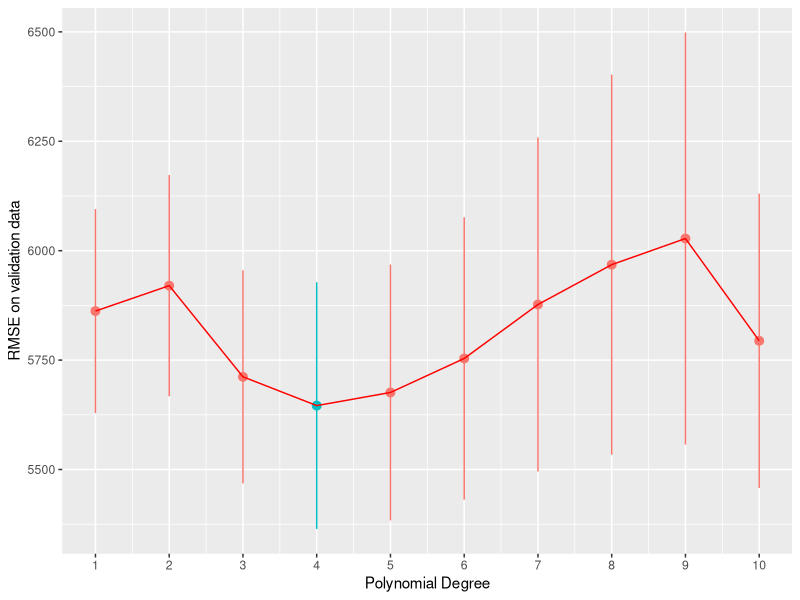
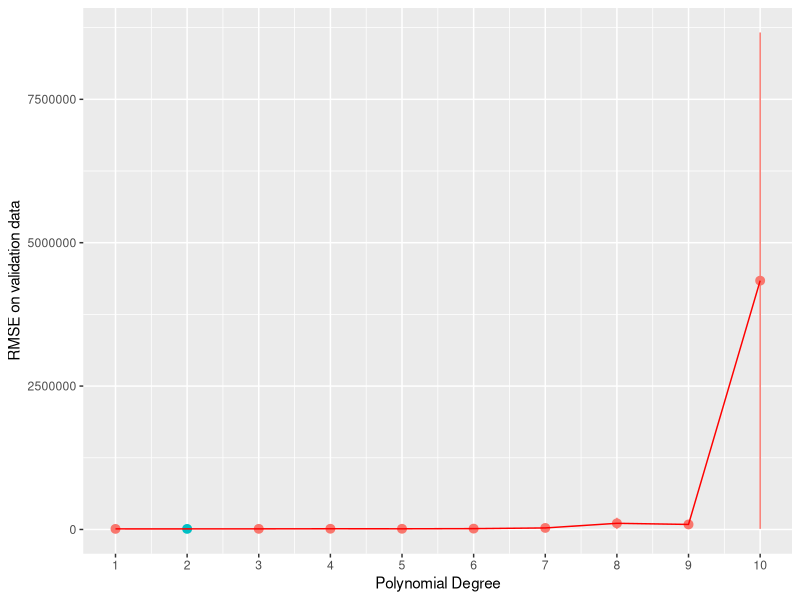
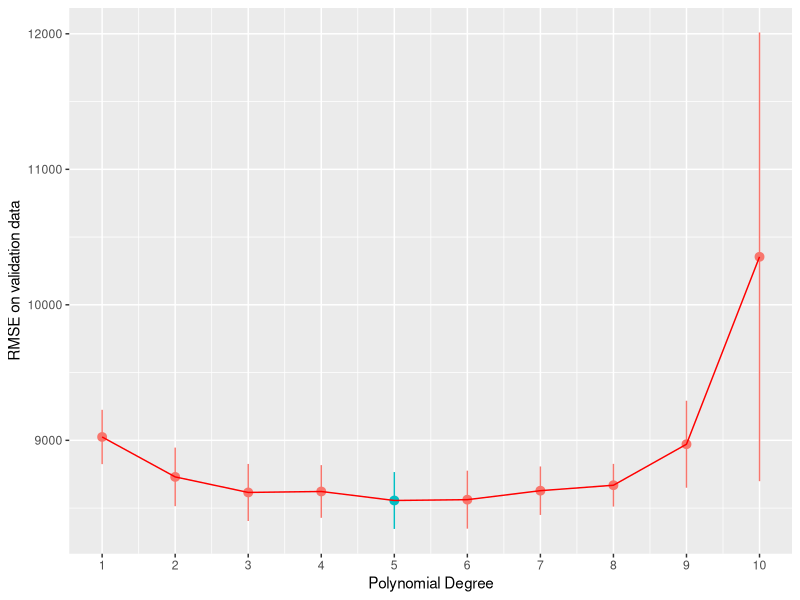
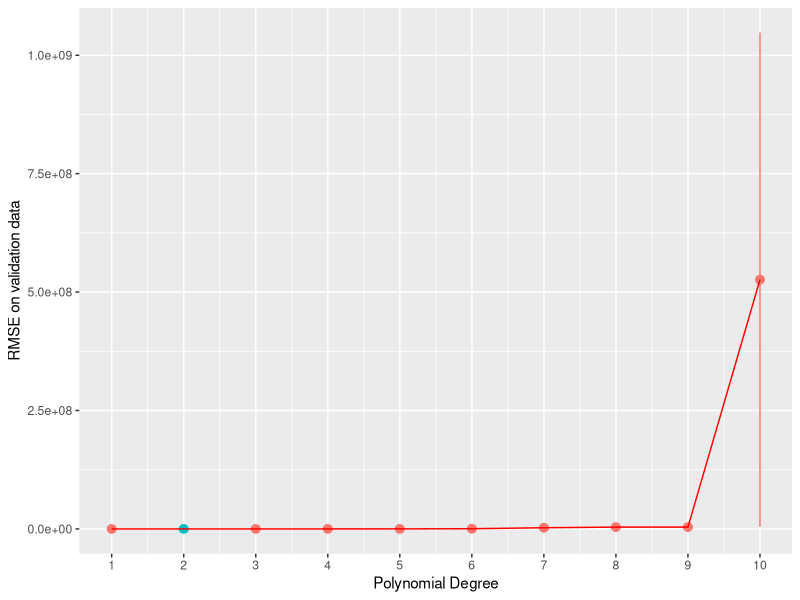
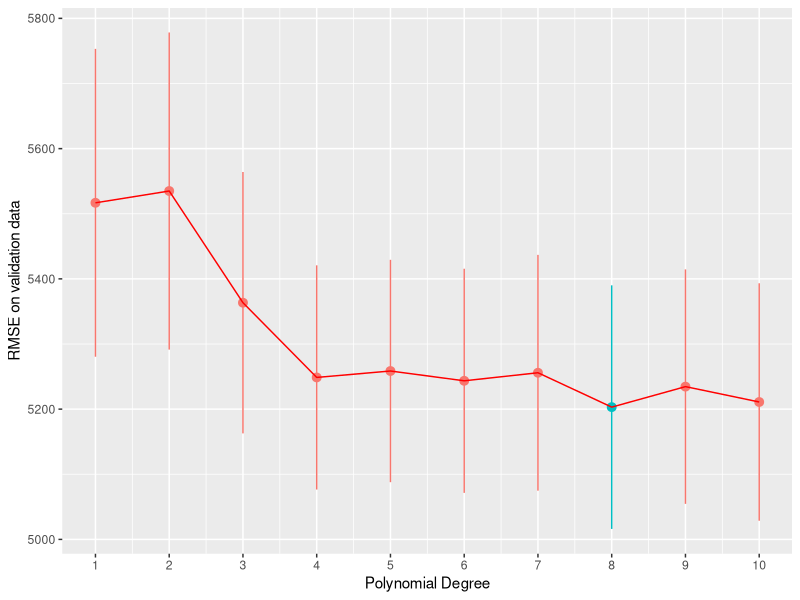
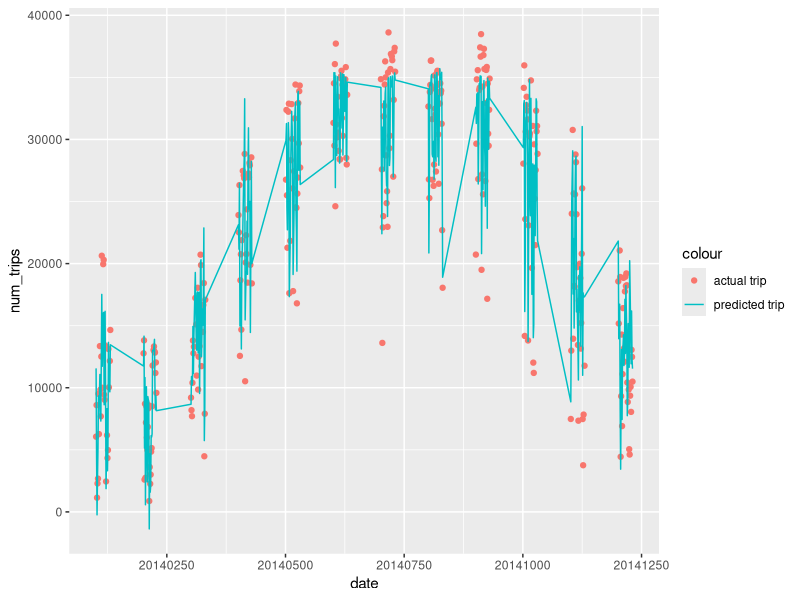
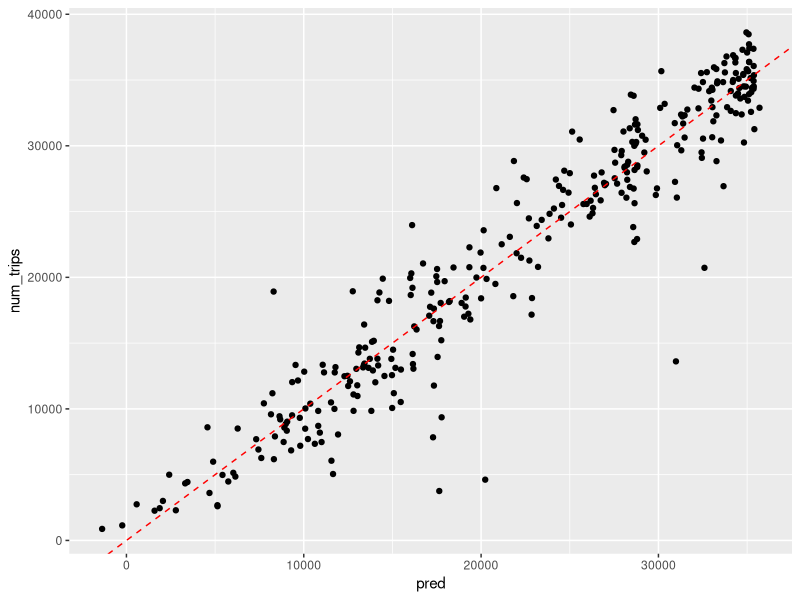
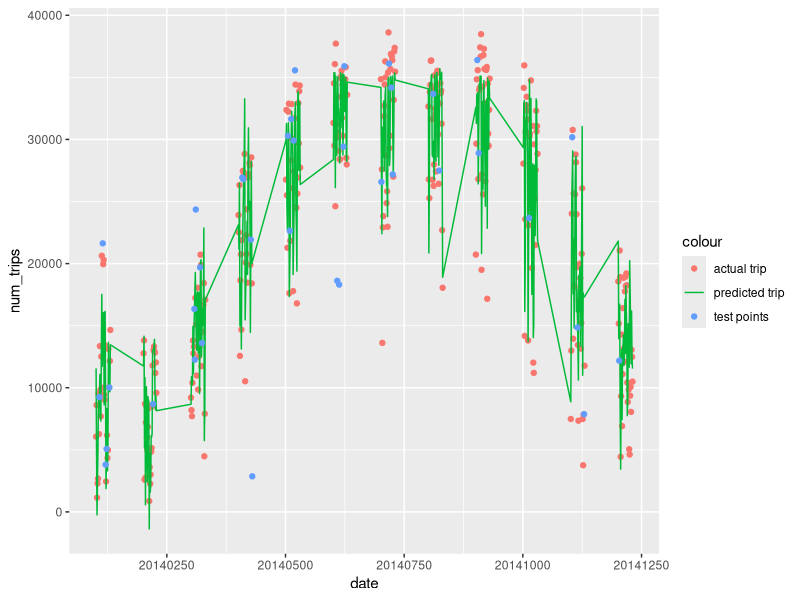

Write R code to recreate these figures, in order. (Note: this script raises an error after producing the figures.)
## ---- chunk 1
library(tidyverse)
library(modelr)
## ---- chunk 2
trips_per_day <- read.csv("./week3/trips_per_day.tsv", sep = "\t")
head(trips_per_day)
## ---- chunk 3

trips_per_day<- trips_per_day |>
    mutate(is_weekend = as.numeric(wday(ymd) == 1 | wday(ymd) ==7 ))

## ---- chunk 4
trips_per_day <- trips_per_day |>
    mutate(season = case_when(
        month(ymd) >= 3 & month(ymd) <= 5 ~ 1,
        month(ymd) >= 6 & month(ymd) <= 8 ~ 2,
        month(ymd) >= 9 & month(ymd) <= 11 ~ 3,
        month(ymd) == 2 ~ 4,
        month(ymd) == 1 ~ 4,
        month(ymd) == 12 ~ 4,
    )) |>
    mutate(season = as.factor(season))
## ---- chunk 5
set.seed(42) # use 1947 for better result
num_days <- nrow(trips_per_day)
frac_train_test <- 0.9
num_train <- floor(num_days * frac_train_test)

# randomly sample rows for the training set
ndx <- sample(1 : num_days, num_train, replace = F)

trips_per_day_train <- trips_per_day[ndx, ]
trips_per_day_test <- trips_per_day[-ndx, ]

# K-fold
num_folds <- 5

trips_per_day_train <- trips_per_day_train |>
    mutate(fold = (row_number() %% num_folds) + 1)


## ---- chunk 6

K <- 1:10

avg_validate_err <- c()
se_validate_err <- c()


for(k in K) {

    validate_err <- c()
    for (f in 1:num_folds) {
        # fit on the training data
        model <- lm(num_trips ~ poly(tmin, k, raw=T), data=filter(trips_per_day_train, fold != f))

        # evaluate on the validation data
        trips_per_day_validate <- filter(trips_per_day_train, fold == f)
        validate_err[f] <- sqrt(mean((predict(model, trips_per_day_validate) - trips_per_day_validate$num_trips)^2))
    }
  avg_validate_err[k] <- mean(validate_err)
  se_validate_err[k] <- sd(validate_err) / sqrt(num_folds)
}

avg_validate_err
se_validate_err
## ---- chunk 7
# plot the validate error, highlighting the value of k with the lowest average error
plot_data <- data.frame(K, avg_validate_err, se_validate_err)
ggplot(plot_data, aes(x=K, y=avg_validate_err)) +
  geom_pointrange(aes(ymin=avg_validate_err - se_validate_err,
                      ymax=avg_validate_err + se_validate_err,
                      color=avg_validate_err == min(avg_validate_err))) +
  geom_line(color = "red") +
  scale_x_continuous(breaks=1:12) +
  theme(legend.position="none") +
  xlab('Polynomial Degree') +
  ylab('RMSE on validation data')
## ---- chunk 8

K <- 1:10

avg_validate_err_prcp <- c()
se_validate_err_prcp <- c()


for(k in K) {

    validate_err <- c()
    for (f in 1:num_folds) {
        # fit on the training data
        model <- lm(num_trips ~ poly(prcp, k, raw=T), data=filter(trips_per_day_train, fold != f))

        # evaluate on the validation data
        trips_per_day_validate <- filter(trips_per_day_train, fold == f)
        validate_err[f] <- sqrt(mean((predict(model, trips_per_day_validate) - trips_per_day_validate$num_trips)^2))
    }
  avg_validate_err_prcp[k] <- mean(validate_err)
  se_validate_err_prcp[k] <- sd(validate_err) / sqrt(num_folds)
}

avg_validate_err_prcp
se_validate_err_prcp

## ---- chunk 9
# plot the validate error, highlighting the value of k with the lowest average error
plot_data <- data.frame(K, avg_validate_err_prcp, se_validate_err_prcp)
ggplot(plot_data, aes(x=K, y=avg_validate_err_prcp)) +
  geom_pointrange(aes(ymin=avg_validate_err_prcp - se_validate_err_prcp,
                      ymax=avg_validate_err_prcp + se_validate_err_prcp,
                      color=avg_validate_err_prcp == min(avg_validate_err_prcp))) +
  geom_line(color = "red") +
  scale_x_continuous(breaks=1:12) +
  theme(legend.position="none") +
  xlab('Polynomial Degree') +
  ylab('RMSE on validation data')
## ---- chunk 10

K <- 1:10

avg_validate_err_snwd <- c()
se_validate_err_snwd <- c()


for(k in K) {

    validate_err <- c()
    for (f in 1:num_folds) {
        # fit on the training data
        model <- lm(num_trips ~ poly(snwd, k, raw=T), data=filter(trips_per_day_train, fold != f))

        # evaluate on the validation data
        trips_per_day_validate <- filter(trips_per_day_train, fold == f)
        validate_err[f] <- sqrt(mean((predict(model, trips_per_day_validate) - trips_per_day_validate$num_trips)^2))
    }
  avg_validate_err_snwd[k] <- mean(validate_err)
  se_validate_err_snwd[k] <- sd(validate_err) / sqrt(num_folds)
}

avg_validate_err_snwd
se_validate_err_snwd

## ---- chunk 11
# plot the validate error, highlighting the value of k with the lowest average error
plot_data <- data.frame(K, avg_validate_err_snwd, se_validate_err_snwd)
ggplot(plot_data, aes(x=K, y=avg_validate_err_snwd)) +
  geom_pointrange(aes(ymin=avg_validate_err_snwd - se_validate_err_snwd,
                      ymax=avg_validate_err_snwd + se_validate_err_snwd,
                      color=avg_validate_err_snwd == min(avg_validate_err_snwd))) +
  geom_line(color = "red") +
  scale_x_continuous(breaks=1:12) +
  theme(legend.position="none") +
  xlab('Polynomial Degree') +
  ylab('RMSE on validation data')
## ---- chunk 12

K <- 1:10

avg_validate_err_snow <- c()
se_validate_err_snow <- c()


for(k in K) {

    validate_err <- c()
    for (f in 1:num_folds) {
        # fit on the training data
        model <- lm(num_trips ~ poly(snow, k, raw=T), data=filter(trips_per_day_train, fold != f))

        # evaluate on the validation data
        trips_per_day_validate <- filter(trips_per_day_train, fold == f)
        validate_err[f] <- sqrt(mean((predict(model, trips_per_day_validate) - trips_per_day_validate$num_trips)^2))
    }
  avg_validate_err_snow[k] <- mean(validate_err)
  se_validate_err_snow[k] <- sd(validate_err) / sqrt(num_folds)
}

avg_validate_err_snow
se_validate_err_snow

## ---- chunk 13
# plot the validate error, highlighting the value of k with the lowest average error
plot_data <- data.frame(K, avg_validate_err_snow, se_validate_err_snow)
ggplot(plot_data, aes(x=K, y=avg_validate_err_snow)) +
  geom_pointrange(aes(ymin=avg_validate_err_snow - se_validate_err_snow,
                      ymax=avg_validate_err_snow + se_validate_err_snow,
                      color=avg_validate_err_snow == min(avg_validate_err_snow))) +
  geom_line(color = "red") +
  scale_x_continuous(breaks=1:12) +
  theme(legend.position="none") +
  xlab('Polynomial Degree') +
  ylab('RMSE on validation data')
## ---- chunk 14

K <- 1:10

avg_validate_err_tmax <- c()
se_validate_err_tmax <- c()


for(k in K) {

    validate_err <- c()
    for (f in 1:num_folds) {
        # fit on the training data
        model <- lm(num_trips ~ poly(tmax, k, raw=T), data=filter(trips_per_day_train, fold != f))

        # evaluate on the validation data
        trips_per_day_validate <- filter(trips_per_day_train, fold == f)
        validate_err[f] <- sqrt(mean((predict(model, trips_per_day_validate) - trips_per_day_validate$num_trips)^2))
    }
  avg_validate_err_tmax[k] <- mean(validate_err)
  se_validate_err_tmax[k] <- sd(validate_err) / sqrt(num_folds)
}

avg_validate_err_tmax
se_validate_err_tmax

## ---- chunk 15
# plot the validate error, highlighting the value of k with the lowest average error
plot_data <- data.frame(K, avg_validate_err_tmax, se_validate_err_tmax)
ggplot(plot_data, aes(x=K, y=avg_validate_err_tmax)) +
  geom_pointrange(aes(ymin=avg_validate_err_tmax - se_validate_err_tmax,
                      ymax=avg_validate_err_tmax + se_validate_err_tmax,
                      color=avg_validate_err_tmax == min(avg_validate_err_tmax))) +
  geom_line(color = "red") +
  scale_x_continuous(breaks=1:12) +
  theme(legend.position="none") +
  xlab('Polynomial Degree') +
  ylab('RMSE on validation data')
## ---- chunk 16


model_formulas <- c(
    "prcp + snwd + snow + tmax + tmin",
    "poly(prcp, 2, raw=T) + poly(snwd, 2, raw=T) + poly(snow, 2, raw=T) + poly(tmax, 2, raw=T) + poly(tmin, 4, raw=T) ",
    "poly(prcp, 2, raw=T) + poly(snwd, 5, raw=T) + poly(snow, 2, raw=T) + poly(tmax, 8, raw=T) + poly(tmin, 4, raw=T) ",
    "poly(prcp, 2, raw=T) + snwd + poly(tmax, 8, raw=T) + poly(tmin, 4, raw=T)",
    "poly(prcp, 2, raw=T) + poly(tmax, 8, raw=T) + snwd * poly(tmin, 4, raw=T)",
    "poly(prcp, 2, raw=T) + poly(snwd, 5, raw=T) + poly(tmax, 8, raw=T) + poly(tmin, 4, raw=T)",
    "poly(prcp, 2, raw=T) + poly(snwd, 5, raw=T) + poly(tmax, 8, raw=T) + log(tmin)",
    "poly(prcp, 2, raw=T) + sqrt(snwd) + poly(tmax, 8, raw=T) + log(tmin)+ poly(snwd, 5, raw=T)",
    "poly(prcp, 2, raw=T) + sqrt(snwd) + poly(tmax, 8, raw=T) + poly(tmin, 4, raw=T)",
    "prcp + snwd + snow + tmax + tmin + poly(prcp, 2, raw=T) + poly(snwd, 5, raw=T) + poly(tmax, 8, raw=T) + poly(tmin, 4, raw=T)",
    "poly(prcp, 2, raw=T) + poly(snwd, 5, raw=T) + poly(tmax, 8, raw=T) + poly(tmin, 4, raw=T) + is_weekend",
    "poly(prcp, 2, raw=T) + poly(snwd, 5, raw=T) + poly(tmax, 8, raw=T) + poly(tmin, 4, raw=T) + is_weekend + season",
    "poly(prcp, 2, raw=T) + poly(snwd, 5, raw=T) + snow + poly(tmax, 8, raw=T) + poly(tmin, 4, raw=T) + is_weekend * season ",
    "poly(prcp, 2, raw=T) + poly(snwd, 5, raw=T) + poly(tmax, 8, raw=T) + poly(tmin, 4, raw=T) + is_weekend * season "
)

model_formulas = paste0("num_trips ~ ", model_formulas)
M = length(model_formulas)


avg_train_err_1 <- c()
se_train_err_1 <- c()

avg_validate_err_1 <- c()
se_validate_err_1 <- c()



for (m in 1:M) {

    train_err <- c()
    validate_err <- c()
    for (f in 1:num_folds) {
        # fit on the training data
        model <- lm(model_formulas[m], data=filter(trips_per_day_train, fold != f))
        train_err[f] <- sqrt(mean((predict(model, trips_per_day_train) - trips_per_day_train$num_trips)^2))

        # evaluate on the validation data
        trips_per_day_validate <- filter(trips_per_day_train, fold == f)
        validate_err[f] <- sqrt(mean((predict(model, trips_per_day_validate) - trips_per_day_validate$num_trips)^2))
    }

    avg_train_err_1[m] <- mean(train_err)
    se_train_err_1[m] <- sd(train_err) / sqrt(num_folds)

    avg_validate_err_1[m] <- mean(validate_err)
    se_validate_err_1[m] <- sd(validate_err) / sqrt(num_folds)
        
}


# avg_validate_err_1
# se_validate_err_1

for(m in 1:M) {
    print(model_formulas[m])
    print("train error")
    print(avg_train_err_1[m])

    print("validate error")
    print(avg_validate_err_1[m])
    print("------------------------------")
}
## ---- chunk 17
best_mod <- lm(num_trips ~ poly(prcp, 4, raw=T) + poly(snwd, 5, raw=T) + poly(tmax, 8, raw=T) + poly(tmin, 4, raw=T) + is_weekend * season, data = trips_per_day_train)
best_mod
rmse <- sqrt(mean((predict(best_mod, trips_per_day_train) - trips_per_day_train$num_trips)^2))
rmse
rsq <- summary(best_mod)$r.squared
rsq
## ---- chunk 18
trips_predictions <- trips_per_day_train |>
    add_predictions(best_mod) |>
    mutate(pred = round(pred))

trips_predictions |>
    ggplot(aes(x = date)) +
    geom_point(aes(y = num_trips, color = "actual trip")) +
    geom_line(aes(y = pred, color= "predicted trip"))
## ---- chunk 19
trips_predictions |>
    ggplot() +
    geom_point(aes(x = pred, y= num_trips)) +
    geom_abline(slope = 1, intercept = 0, color = "red", linetype = "dashed")

## ---- chunk 20
save(best_mod, file="model.Rdata")
## ---- chunk 21

pred_on_testing <- predict(best_mod, trips_per_day_test)
test_rmse <- sqrt(mean((pred_on_testing - trips_per_day_test$num_trips)^2))
test_rmse


trips_predictions |>
    ggplot(aes(x = date)) +
    geom_point(aes(y = num_trips, color = "actual trip")) +
    geom_line(aes(y = pred, color= "predicted trip")) +
    geom_point(aes(y = num_trips, color="test points"), data = trips_per_day_test)

#cor = cor(pred_on_testing, trips_per_day_test$num_trips)
#cor_sq = cor ^ 2
#cor_sq

#mse = mean((pred_on_testing - trips_per_day_test$num_trips)^2)
#mse_baseline = mean((mean(trips_per_day_test$num_trips) - trips_per_day_test$num_trips)^2)
#mse_vs_baseline = (mse_baseline - mse) / mse_baseline
#mse_vs_baseline

## ---- chunk 22
weather_2015
